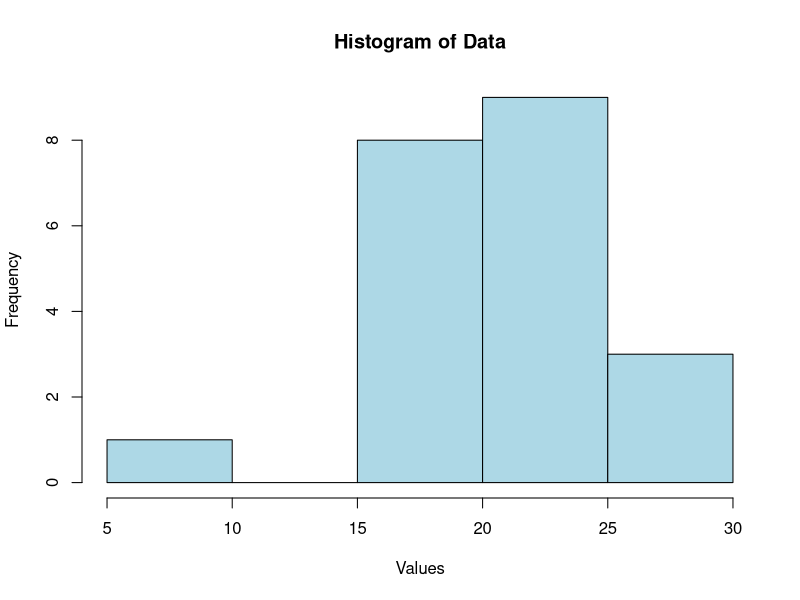

The R source for this figure:
data <- c(8, 18, 20, 20, 20, 20, 20, 20, 20, 21, 21, 21, 21, 25, 25, 25, 25, 25, 28, 28, 30)

partition <- cut(data, quantile(data, probs = seq(0, 1, length.out = 4)), include.lowest = TRUE)
print("Equal-frequency partitioning:")
print(table(partition))

bin_means <- tapply(data, partition, mean)
smoothed_data <- unlist(lapply(partition, function(x) bin_means[as.character(x)]))
print("Smoothed data using bin means:")
print(smoothed_data)

hist(data, main="Histogram of Data", xlab="Values", col="lightblue", breaks=5)
